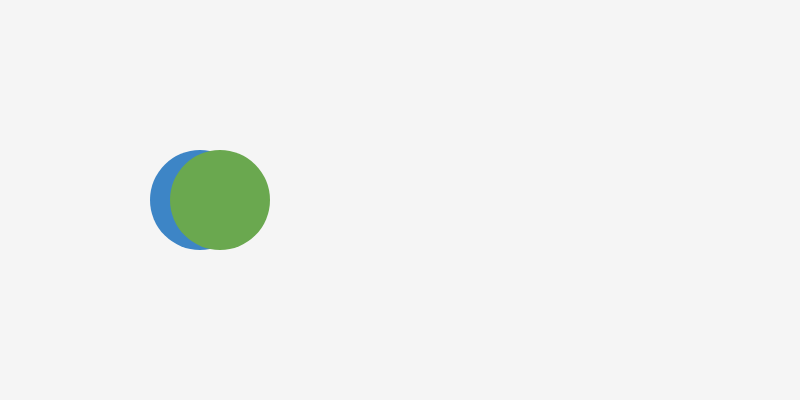
Frame 1 (no input)
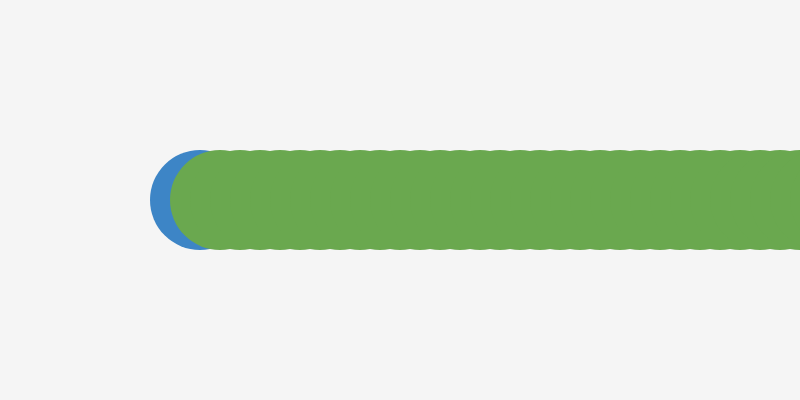
Frame 60 (no input)
Frame 120 (the mouse pressed at the canvas centre since frame 60): identical to frame 60, image omitted

The p5.js sketch that drew these frames (run headless with seeded random() and noise() and a simulated clock; from frame 60 on, the mouse is pressed at the canvas centre):

// p5.js sketch
// ── sketch.js
// Define variables
let xPos, yPos;

function setup() {
  // Make a canvas
  createCanvas(800, 400);
  background(245);
  noStroke();
  xPos = width/4;
  yPos = height/2;
  // Draw a bule circle on the left side of the canvas
  fill(61, 133, 198);
  ellipse(xPos, yPos, 100, 100);
}

function draw() {
  // Move to the right a little bit
  xPos += 20;
  // Draw a green circle
  fill(106, 168, 79);
  ellipse(xPos, yPos, 100, 100);
}
